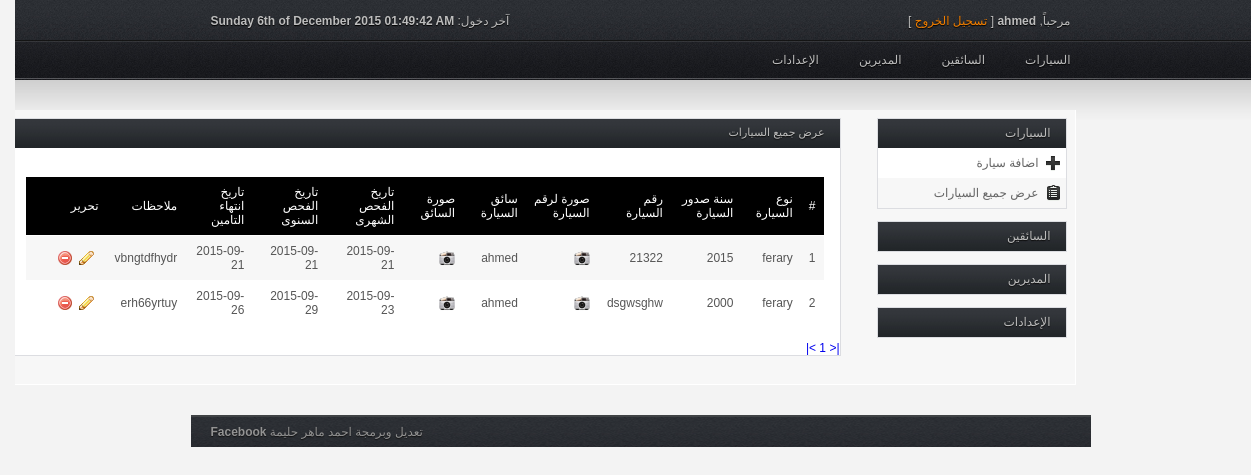
/showcars.php (signed in), run on the app's committed database.
### tables this page shows
CREATE TABLE IF NOT EXISTS `car` (
`id` int(11) NOT NULL,
  `model` varchar(255) NOT NULL,
  `dateOfMade` varchar(255) NOT NULL,
  `carNum` varchar(255) NOT NULL,
  `carNumImage` varchar(255) NOT NULL,
  `driver` varchar(255) NOT NULL,
  `driverImage` varchar(255) NOT NULL,
  `monthlyCheckDate` date NOT NULL,
  `yearlyCheckDate` date NOT NULL,
  `insuranceExpiryDate` date NOT NULL,
  `note` text NOT NULL
);

### showcars.php (the view, shortened to what this page needs)
<!DOCTYPE html PUBLIC "-//W3C//DTD XHTML 1.0 Transitional//EN" "http://www.w3.org/TR/xhtml1/DTD/xhtml1-transitional.dtd">
<html xmlns="http://www.w3.org/1999/xhtml" dir="rtl" lang="ar"><head>
<link rel="stylesheet" type="text/css" href="inc/style.css" media="screen">
<link rel="stylesheet" type="text/css" href="inc/navi.css" media="screen">
</head>
<body>
<div class="wrap">
	<div id="header">
		<div id="top">
			<div class="right">
				<p>مرحباً, <strong><?php echo $_SESSION['username'];?></strong> [ <a href="logout.php">تسجيل الخروج</a> ]</p>
			</div>
			<div class="left">
				<div class="align-right">
					<p>آخر دخول: <strong><?php echo $_SESSION['date']; ?></strong></p>
				</div>
			</div>
		</div>
		<div id="nav">
			<ul>
				<li class="upp"><a href="#">السيارات</a>
				</li>
				<li class="upp"><a href="#">السائقين</a>
				</li>
                <li class="upp"><a href="#">المديرين</a>
			    </li>
				<li class="upp"><a href="#">الإعدادات</a>
				</li>
			</ul>
		</div>
	</div>
	<div id="content">
        <table style="width: 890px;" align="center" border="0" >
            <tr>
                <td style="width: 190px;" valign="top">
		<div id="sidebar">
			<div class="box">
				<div class="h_title">السيارات</div>
				<ul style="display: block;" id="home">
					<li class="b1"><a class="icon add_page" href="addcar.php">اضافة سيارة</a></li>
					<li class="b2"><a class="icon report" href="showcars.php">عرض جميع السيارات</a></li>
				</ul>
			</div>
			<div class="box">
				<div class="h_title">السائقين</div>
			</div>
            <div class="box">
				<div class="h_title">المديرين</div>
			</div>
			<div class="box">
				<div class="h_title">الإعدادات</div>
			</div>
		</div>
                </td>
                <td valign="top">
        <div id="main">
            <div class="full_w">
                <div class="h_title">عرض جميع السيارات</div>
                <br />
                <table style="width: 800px;">
						<tr style="height: 8px; background-color: rgb(0, 0, 0); color: rgb(255, 255, 255)">
							<td scope="col" style="color: rgb(255, 255, 255);" >#</td>
							<td scope="col" style="color: rgb(255, 255, 255);" >نوع السيارة</td>
							<td scope="col" style="color: rgb(255, 255, 255);">سنة صدور السيارة</td>
							<td scope="col" style="color: rgb(255, 255, 255);">رقم السيارة</td>
							<td scope="col" style="color: rgb(255, 255, 255);">صورة لرقم السيارة</td>
							<td scope="col" style="color: rgb(255, 255, 255);">سائق السيارة</td>
							<td scope="col" style="color: rgb(255, 255, 255);">صورة السائق</td>
							<td scope="col" style="color: rgb(255, 255, 255);">تاريخ الفحص الشهرى</td>
							<td scope="col" style="color: rgb(255, 255, 255);">تاريخ الفحص السنوى</td>
							<td scope="col" style="color: rgb(255, 255, 255);">تاريخ انتهاء التامين</td>
							<td scope="col" style="color: rgb(255, 255, 255);">ملاحظات</td>
							<td scope="col" style="width: 65px; color: rgb(255, 255, 255);" >تحرير</td>
						</tr>
					<tbody>
						<?php
                        $num_rec_per_page=6;
                        if (isset($_GET["page"])) { $page  = $_GET["page"]; } else { $page=1; };
                        $start_from = ($page-1) * $num_rec_per_page;
                        $sql = "SELECT * FROM car LIMIT $start_from, $num_rec_per_page";
                        $rs_result = mysql_query ($sql);
                        while ($row = mysql_fetch_assoc($rs_result)) {
                        ?>
                                    <tr>
                                    <td><?php echo $row['id']; ?></td>
                                    <td><?php echo $row['model']; ?></td>
                                    <td><?php echo $row['dateOfMade']; ?></td>
                                    <td><?php echo $row['carNum']; ?></td>
                                    <td><a target="_blank" href="showimage.php?src=<?php echo $row['carNumImage']; ?>" rel="<?php echo $row['carNumImage']; ?>"><img src="inc/1-Pictures-icon.png"/></a></td>
                                    <td><?php echo $row['driver']; ?></td>
                                    <td><a target="_blank" href="showimage.php?src=<?php echo $row['driverImage']; ?>" rel="<?php echo $row['driverImage']; ?>"><img src="inc/1-Pictures-icon.png"/></a></td>
                                    <td><?php echo $row['monthlyCheckDate']; ?></td>
                                    <td><?php echo $row['yearlyCheckDate']; ?></td>
                                    <td><?php echo $row['insuranceExpiryDate']; ?></td>
                                    <td><?php echo $row['note']; ?></td>
                                    <td>
                                        <a href="editcar.php?id=<?php echo $row['id']; ?>" class="table-icon edit" title="تحرير"></a>
								        <a onclick="if(confirm('هل حقا تريد الحذف')) return true; else return false;" href="deletecar.php?id=<?php echo $row['id']; ?>" class="table-icon delete" title="حذف"></a>
                                    </td>
                                    </tr>
                        <?php
                        };
                        ?>
					</tbody>
</table>
                    <?php
                    $sql = "SELECT * FROM car";
                    $rs_result = mysql_query($sql);
                    $total_records = mysql_num_rows($rs_result);
                    $total_pages = ceil($total_records / $num_rec_per_page);
                    echo "<a href='showcars.php?page=1'>".'|<'."</a> ";
                    for ($i=1; $i<=$total_pages; $i++) {
                                echo "<a href='showcars.php?page=".$i."'>".$i."</a> ";
                    };
                    echo "<a href='showcars.php?page=$total_pages'>".'>|'."</a> ";
                    ?>
            </div>
        </div>
                </td>
                </tr>
        </table>
	</div>
	<div id="footer">
		<div class="left">
			<p>تعديل وبرمجة احمد ماهر حليمة <a target="_blank" href="https://www.facebook.com/yousseifweroquia">Facebook</a></p>
		</div>
	</div>
</body></html>

### inc/style.css (style rules this page uses)
* { margin: 0; padding: 0; }
body { background: #f3f3f3 url(bg_top.jpg) repeat-x; color: #bebebe; font-family: Tahoma, Arial, Helvetica, sans-serif; font-size: 12px; margin: 0; }
a { text-decoration: none; }
.wrap { margin: 0 auto; width: 900px; }
#header #top { height: 34px; padding: 14px 20px 0 20px; }
#header #top p { text-shadow: #000 0px 1px 1px; }
#header #top a { color: #f07e01; }
#content { margin: 30px 0 30px 0; }
#content .b1 { background: #ffffff; }
#content .b2 { background: #f7f7f7; }
#content tr:nth-child(even) { background: #ffffff; }
#content tr:nth-child(odd) { background: #f7f7f7; }
#content #sidebar { float: right; margin: 0 0 0 20px; width: 190px; }
#sidebar a { color: #656565; }
#sidebar .box { border: 1px solid #DCDDE1; margin: 0 0 12px 0; }
#sidebar .box .h_title { background: url(bg_box_head.jpg) repeat-x; color: #bebebe; cursor: pointer; font-size: 12px; font-weight: normal; height: 22px; padding: 7px 15px 0 0; text-shadow: #0E0E0E 0px 1px 1px; }
#sidebar .box ul { list-style: none; }
#sidebar .box ul li { padding: 8px 5px 8px 0px; }
.box ul li .icon { padding: 2px 22px 2px 0px; }
.box ul li .report { background: url(i_report.png) no-repeat center right; }
.box ul li .add_page { background: url(i_add_page.png) no-repeat center right; }
#main .full_w { background: #ffffff; border: 1px solid #DCDDE1; color: #848484; margin: 0 0 20px 0; }
#main .full_w .h_title, #main .half_w .h_title { background: url(bg_box_head.jpg) repeat-x; color: #bebebe; font-size: 11px; font-weight: normal; height: 22px; padding: 7px 15px 0 0; text-shadow: #0E0E0E 0px 1px 1px; }
table { border-collapse: collapse; margin: 15px; width: 650px; }
table tr { border-left: 1px solid #ffffff; border-right: 1px solid #ffffff; }
table td { border-bottom: 1px solid #ffffff; border-top: 1px solid ffffff; color: #565656; padding: 8px; }
.table-icon { padding: 1px 8px; margin-right: 5px; }
.edit.table-icon { background: url(i_edit.png) no-repeat; }
.delete.table-icon { background: url(i_delete.png) no-repeat; }
#footer { background: url(bg_top.jpg) repeat-x top center; border-top: 2px solid #404345; color: #939393; float: right; margin: 0 auto; padding: 8px 20px; text-shadow: #111111 0px 1px 1px; width: 860px; }
#footer a { color: #939393; font-weight: bold; }
.left { float: left; }
.right { float: right; }
.align-right { text-align: right; }

### inc/navi.css (style rules this page uses)
#header #nav { height: 27px; margin:0; padding: 5px 10px 0 20px; position: relative; }
#header #nav ul { list-style: none; }
#header #nav ul li.upp { display: inline; float: right; position: relative; margin: 0; text-align: center; }
#header #nav ul li.upp a { color: #bebebe; display: block; padding: 0px 10px 11px 30px; text-align: center; text-shadow: #000 0px 1px 1px; }

### data on the page
car: model "ferary", dateOfMade "2015", carNum "21322", driver "ahmed", monthlyCheckDate "2015-09-21", yearlyCheckDate "2015-09-21", insuranceExpiryDate "2015-09-21", note "vbngtdfhydr"
car: model "ferary", dateOfMade "2000", carNum "dsgwsghw", driver "ahmed", monthlyCheckDate "2015-09-23", yearlyCheckDate "2015-09-29", insuranceExpiryDate "2015-09-26", note "erh66yrtuy"

### other printed values
$_SESSION['username'] "ahmed"
$_SESSION['date'] "Sunday 6th of December 2015 01:49:42 AM"
